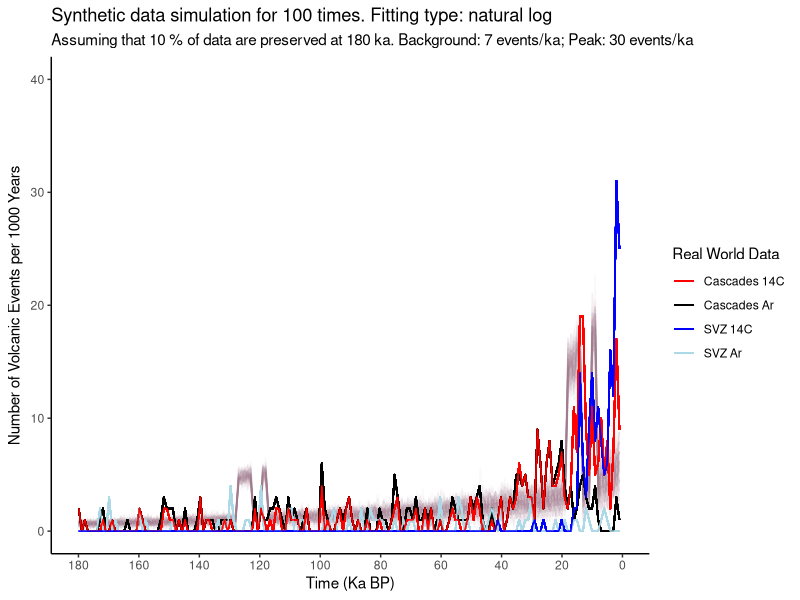

This figure's R source:
## ---- chunk 1
knitr::opts_chunk$set(echo = FALSE, warning=FALSE, message=FALSE)

## ---- chunk 2
synthetic_gen <- function(background, background_sd, peak, peak_sd, ar_uncertainty, degla1_begin, degla1_end, degla2_begin, degla2_end, small, gap){
  
  bg <- background
  pk <- peak
  bgsd <- background_sd
  pksd <- peak_sd
  t1 <- degla1_begin
  t2 <- degla1_end
  t3 <- degla2_begin
  t4 <- degla2_end
  gap <- as.integer(gap)
  
  library(ggplot2)
  
  # Initiating a new data.frame for the synthetic data
  syn <- data.frame(ka = c(1:180))
  syn$yearsBP <- NA
  for (i in 1:nrow(syn)){
    syn$yearsBP[i] <- syn$ka[i] * 1000
  }
  
  # Generating the synthetic data
  # method:
  # 1) Background noise = 5 +/- 4;
  #    The variation is based on the normal distribution
  #    using rnorm(1, mean=5, sd=2) function with as.integer()function
  #    which is: as.integer(rnorm(1, mean=5, sd=2))
  # 2) Peaks at interglacial periods:
  #    when ka -> (14, 18) OR (123, 127)
  # 3) Data at peaks = 30 +/- 5
  #    which is: as.integer(rnorm(1, mean=30, sd=2.5))
  syn$events <- NA
  
  if(small==1){
      for (i in 1:nrow(syn)){
        if(isTRUE(i>=t4 && i<=t3) || isTRUE(i>=t2 && i<=t1)){
            syn$events[i] <- as.integer(rnorm(1, mean=pk, sd=pksd))
            if(syn$events[i] < 0){
              syn$events[i] <- 0
            }
        } else if(isTRUE(i>=(t4-gap) && i<=(t4-gap+1)) || isTRUE(i>=(t2-gap) && i<=(t2-gap+1))){
            syn$events[i] <- as.integer(rnorm(1, mean=pk, sd=pksd))
            if(syn$events[i] < 0){
              syn$events[i] <- 0
            }
        } else {
            syn$events[i] <- as.integer(rnorm(1, mean=bg, sd=bgsd))
            if(syn$events[i] < 0){
              syn$events[i] <- 0
            }
        }
    }
  } else {
    for (i in 1:nrow(syn)){
        if(isTRUE(i>=t4 && i<=t3) || isTRUE(i>=t2 && i<=t1)){
            syn$events[i] <- as.integer(rnorm(1, mean=pk, sd=2.5))
            if(syn$events[i] < 0){
              syn$events[i] <- 0
            }
        } else {
            syn$events[i] <- as.integer(rnorm(1, mean=bg, sd=2))
            if(syn$events[i] < 0){
              syn$events[i] <- 0
            }
        }
    }
  }
  
  # generating temporal uncertainty up to 10% for Argon dating
  for (i in 2:(nrow(syn)-1)){
    x <- runif(1,0,1)
    if(x < ar_uncertainty/2){
      syn$events[i-1] <- syn$events[i-1] * (1 + ar_uncertainty/2)
      syn$events[i] <-  syn$events[i] * (1 - ar_uncertainty/2)
      if(syn$events[i] < 0){
        syn$events[i] <- 0
      }
    } else if (x > (1 - ar_uncertainty/2)) {
      syn$events[i] <- syn$events[i] * (1 + ar_uncertainty/2)
      syn$events[i+1] <-  syn$events[i+1] * (1 - ar_uncertainty/2)
      if(syn$events[i+1] < 0){
        syn$events[i+1] <- 0
      }
    }
  }
  
  
  # plot to see the synthetic data
  
  plot <- ggplot()+
    geom_line(data=syn, aes(x=syn$ka, y=syn$events))+
    scale_x_reverse(limits = c(180, 0),breaks = scales::pretty_breaks(n = 18)) +
    ggtitle("Synthetic data") +
    theme(panel.grid.major = element_blank(), panel.grid.minor = element_blank(),
          panel.background = element_blank(), axis.line = element_line(colour = "black"))+
    labs(y = "Events",
         x = "Ka")
  
  plot
  
  return(syn)
}

## ---- chunk 3
mc_syn <- function(type, p, run, background, background_sd, peak, peak_sd, ar_uncertainty, degla1_begin, degla1_end, degla2_begin, degla2_end, small, gap, plot){
  
  require(stringdist)
  
  #df <- syn
  #p <- 0.1
  #run <- 100
  
  
  bg <- background
  pk <- peak
  bgsd <- background_sd
  pksd <- peak_sd
  t1 <- degla1_begin
  t2 <- degla1_end
  t3 <- degla2_begin
  t4 <- degla2_end
  #type <-"linear"
  cascades_ar<-read.csv(file="realData/cascades_ar.csv", header=TRUE, sep=",")
  svz_ar<-read.csv(file="realData/svz_ar.csv", header=TRUE, sep=",")
  cascades_14c<-read.csv(file="realData/cascades_14c.csv", header=TRUE, sep=",")
  svz_14c<-read.csv(file="realData/svz_14c.csv", header=TRUE, sep=",")
  
  # Initiating the output data frame
  output <- data.frame(ka = c(1:180))
  
  if(type %in% "linear"){
    
    for(mc in 1:run){
      # generate a new synthetic dataset
      df <- synthetic_gen(bg, bgsd, pk, pksd, ar_uncertainty, t1, t2, t3, t4, small, gap)
      
      # calculate the number of events preserved in each time period
      output$nextrun <- NA
      df$prob <- NA
      
      # In the linear case, the fitting curve y = kx + b passes through (0,1) and (180, p)
      # Therefore:
      # b = 1 and 180k + 1 = p
      # solve: k = (p-1)/180
      # And the curve is: y = (p-1) * x / 180 + 1 where y is the prob and x is ka
      # And the number of preserved events is y * df$events[i]
      
      for (i in 1:nrow(output)){
        df$prob[i] <- (p-1) * df$ka[i] / 180 + 1
        output$nextrun[i] <- ((p-1) * output$ka[i] / 180 + 1) * df$events[i]
      }

      
      # set the column name
      names(output)[mc+1] <- paste("Simu",toString(mc), sep = " ", collapse = NULL)

    }
    # plot
    
    if(plot==0){
        maint <- paste("Synthetic data simulation for", toString(run), "times. Fitting type:", type)
        subt <- paste("Assuming that", toString(p*100), "% of data are preserved at 180 ka. Background:", toString(bg), "events/ka; Peak:", toString(pk), "events/ka")
        last <- run + 1
        plot <- ggplot()
        for(i in 2:last){
              gg.data <- data.frame(Time=output[,1], Events=output[,i])
              plot<- plot+
              geom_line(data=gg.data, aes(x=Time, y=Events),size = 0.5, colour="#A67C94", alpha = 0.05) 
            }
    
        plot <- plot + scale_x_reverse(limits = c(180, 0.1),breaks = scales::pretty_breaks(n = 9)) +
        ggtitle(maint, subt) +
        theme(panel.grid.major = element_blank(), panel.grid.minor = element_blank(),
            panel.background = element_blank(), axis.line = element_line(colour = "black"))+
        scale_y_continuous(name = expression("Number of Volcanic Events per 1000 Years"), limits = c(0, 40))+
        labs(y = "Counts",
            x = "Time (Ka BP)",
            colour = "Parameter")
        print(plot)
    } else {
        maint <- paste("Synthetic data simulation for", toString(run), "times. Fitting type:", type)
        subt <- paste("Assuming that", toString(p*100), "% of data are preserved at 180 ka. Background:", toString(bg), "events/ka; Peak:", toString(pk), "events/ka")
        last <- run + 1
        plot <- ggplot()
        for(i in 2:last){
              gg.data <- data.frame(Time=output[,1], Events=output[,i])
              plot<- plot+
              geom_line(data=gg.data, aes(x=Time, y=Events),size = 0.5, colour="#A67C94", alpha = 0.05)+
              geom_freqpoly(data=cascades_ar, aes(x=ka, colour="Cascades Ar"), bins=180)+
              geom_freqpoly(data=svz_ar, aes(x=ka, colour="SVZ Ar"), bins=180)+
              geom_freqpoly(data=cascades_14c, aes(x=ka, colour="Cascades 14C"), bins=180)+
              geom_freqpoly(data=svz_14c, aes(x=ka, colour="SVZ 14C"), bins=180)+
              scale_colour_manual(values = c(
                'Cascades Ar' = 'black',
                'Cascades 14C' = 'red',
                'SVZ Ar' = 'light blue',
                'SVZ 14C' = 'blue'))
            }
    
        plot <- plot + scale_x_reverse(limits = c(180, 0.1),breaks = scales::pretty_breaks(n = 9)) +
        ggtitle(maint, subt) +
        theme(panel.grid.major = element_blank(), panel.grid.minor = element_blank(),
            panel.background = element_blank(), axis.line = element_line(colour = "black"),
            legend.key = element_rect(colour = "white", fill = NA))+
        scale_y_continuous(name = expression("Number of Volcanic Events per 1000 Years"), limits = c(0, 40))+
        labs(y = "Counts",
            x = "Time (Ka BP)",
            colour = "Real World Data")
        print(plot)
          
        }

    
    # return data
    return(output)
    
  } else if (type %in% "inverse"){
    for(mc in 1:run){
      # generate a new synthetic dataset
      df <- synthetic_gen(bg, bgsd, pk, pksd, ar_uncertainty, t1, t2, t3, t4, small, gap)
      
      # calculate the number of events preserved in each time period
      output$nextrun <- NA
      df$prob <- NA
      
      # In the linear case, the fitting curve y = k/(x + b) passes through (0,1) and (180, p)
      # Therefore:
      # b = -k and k/(180 + k) = p
      # solve: k = 180*p/(1 - p)
      # And the curve is: y = (180 * p / (1 - p))/ (x + (180 * p / (1 - p)))
      # where y is the prob and x is ka
      # And the number of preserved events is y * df$events[i]
      
      for (i in 1:nrow(output)){
        df$prob[i] <- (180 * p / (1 - p))/ (df$ka[i] + (180 * p / (1 - p)))
        output$nextrun[i] <- df$prob[i] * df$events[i]
      }
      
      
      # set the column name
      names(output)[mc+1] <- paste("Simu",toString(mc), sep = " ", collapse = NULL)
      
    }
    
    # plot
    if(plot==0){
       maint <- paste("Synthetic data simulation for", toString(run), "times. Fitting type:", type, "proportional")
      subt <- paste("Assuming that", toString(p*100), "% of data are preserved at 180 ka. Background:", toString(bg), "events/ka; Peak:", toString(pk), "events/ka")
      last <- run + 1
      plot <- ggplot()
      for(i in 2:last){
        gg.data <- data.frame(Time=output[,1], Events=output[,i])
        plot<- plot+
          geom_line(data=gg.data, aes(x=Time, y=Events),size = 0.5, colour="#A67C94", alpha = 0.05) 
      }
    
      plot <- plot + scale_x_reverse(limits = c(180, 0.1),breaks = scales::pretty_breaks(n = 9)) +
        ggtitle(maint, subt) +
        theme(panel.grid.major = element_blank(), panel.grid.minor = element_blank(),
              panel.background = element_blank(), axis.line = element_line(colour = "black"),
              legend.key = element_rect(colour = "white", fill = NA))+
        scale_y_continuous(name = expression("Number of Volcanic Events per 1000 Years"), limits = c(0, 40))+
        labs(y = "Counts",
            x = "Time (Ka BP)",
            colour = "Parameter")
      print(plot)
    } else {
       maint <- paste("Synthetic data simulation for", toString(run), "times. Fitting type:", type, "proportional")
      subt <- paste("Assuming that", toString(p*100), "% of data are preserved at 180 ka. Background:", toString(bg), "events/ka; Peak:", toString(pk), "events/ka")
      last <- run + 1
      plot <- ggplot()
      for(i in 2:last){
        gg.data <- data.frame(Time=output[,1], Events=output[,i])
        plot<- plot+
          geom_line(data=gg.data, aes(x=Time, y=Events),size = 0.5, colour="#A67C94", alpha = 0.05)+
          geom_freqpoly(data=cascades_ar, aes(x=ka, colour="Cascades Ar"), bins=180)+
          geom_freqpoly(data=svz_ar, aes(x=ka, colour="SVZ Ar"), bins=180)+
          geom_freqpoly(data=cascades_14c, aes(x=ka, colour="Cascades 14C"), bins=180)+
          geom_freqpoly(data=svz_14c, aes(x=ka, colour="SVZ 14C"), bins=180)+
          scale_colour_manual(values = c(
            'Cascades Ar' = 'black',
            'Cascades 14C' = 'red',
            'SVZ Ar' = 'light blue',
            'SVZ 14C' = 'blue'))
        }
      plot <- plot + scale_x_reverse(limits = c(180, 0.1),breaks = scales::pretty_breaks(n = 9)) +
        ggtitle(maint, subt) +
        theme(panel.grid.major = element_blank(), panel.grid.minor = element_blank(),
              panel.background = element_blank(), axis.line = element_line(colour = "black"),
              legend.key = element_rect(colour = "white", fill = NA))+
        scale_y_continuous(name = expression("Number of Volcanic Events per 1000 Years"), limits = c(0, 40))+
        labs(y = "Counts",
            x = "Time (Ka BP)",
            colour = "Real World Data")
      print(plot)
    }

  } else if (type %in% "log"){
    
    # for convenience in natural log calculation, we use probability of DROPPING instead of KEEPING
    # so we need to initiating a new var called p1
    
    p1 <- 1 - p
    
    for(mc in 1:run){
      # generate a new synthetic dataset
      df <- synthetic_gen(bg, bgsd, pk, pksd, ar_uncertainty, t1, t2, t3, t4, small, gap)
      
      # calculate the number of events preserved in each time period
      output$nextrun <- NA
      df$prob <- NA
      
      # In the natural log case, the fitting curve y = ln(x+b)/k passes through (0,1) and (180, p1)
      # detailed calculation could be found on the github folder named naturalLog.png
      # And the curve is: y = ln(x+1)/(5.198/p1)
      # And the number of preserved events is (1-y) * df$events[i]
      
      for (i in 1:nrow(output)){
        df$prob[i] <- 1- (log(df$ka[i] + 1) / (5.198 / p1))
        output$nextrun[i] <- df$prob[i] * df$events[i]
      }
      
      
      # set the column name
      names(output)[mc+1] <- paste("Simu",toString(mc), sep = " ", collapse = NULL)
      
    }
    # plot
    
    if(plot==0){
          maint <- paste("Synthetic data simulation for", toString(run), "times. Fitting type: natural", type)
          subt <- paste("Assuming that", toString(p*100), "% of data are preserved at 180 ka. Background:", toString(bg), "events/ka; Peak:", toString(pk), "events/ka")
          last <- run + 1
          plot <- ggplot()
          for(i in 2:last){
              gg.data <- data.frame(Time=output[,1], Events=output[,i])
              plot<- plot+
              geom_line(data=gg.data, aes(x=Time, y=Events),size = 0.5, colour="#A67C94", alpha = 0.05) 
            }
    
          plot <- plot + scale_x_reverse(limits = c(180, 0.1),breaks = scales::pretty_breaks(n = 9)) +
          ggtitle(maint, subt) +
          theme(panel.grid.major = element_blank(), panel.grid.minor = element_blank(),
              panel.background = element_blank(), axis.line = element_line(colour = "black"))+
              scale_y_continuous(name = expression("Number of Volcanic Events per 1000 Years"), limits = c(0, 40))+
              labs(y = "Counts",
                   x = "Time (Ka BP)",
                  colour = "Parameter")
          print(plot)
    } else {
          maint <- paste("Synthetic data simulation for", toString(run), "times. Fitting type: natural", type)
          subt <- paste("Assuming that", toString(p*100), "% of data are preserved at 180 ka. Background:", toString(bg), "events/ka; Peak:", toString(pk), "events/ka")
          last <- run + 1
          plot <- ggplot()
          for(i in 2:last){
              gg.data <- data.frame(Time=output[,1], Events=output[,i])
              plot<- plot+
              geom_line(data=gg.data, aes(x=Time, y=Events),size = 0.5, colour="#A67C94", alpha = 0.05)+
              geom_freqpoly(data=cascades_ar, aes(x=ka, colour="Cascades Ar"), bins=180)+
              geom_freqpoly(data=svz_ar, aes(x=ka, colour="SVZ Ar"), bins=180)+
              geom_freqpoly(data=cascades_14c, aes(x=ka, colour="Cascades 14C"), bins=180)+
              geom_freqpoly(data=svz_14c, aes(x=ka, colour="SVZ 14C"), bins=180)+
              scale_colour_manual(values = c(
                'Cascades Ar' = 'black',
                'Cascades 14C' = 'red',
                'SVZ Ar' = 'light blue',
                'SVZ 14C' = 'blue'))
           }
    
          plot <- plot + scale_x_reverse(limits = c(180, 0.1),breaks = scales::pretty_breaks(n = 9)) +
          ggtitle(maint, subt) +
          theme(panel.grid.major = element_blank(), panel.grid.minor = element_blank(),
              panel.background = element_blank(), axis.line = element_line(colour = "black"),
              legend.key = element_rect(colour = "white", fill = NA))+
              scale_y_continuous(name = expression("Number of Volcanic Events per 1000 Years"), limits = c(0, 40))+
              labs(y = "Counts",
                   x = "Time (Ka BP)",
                  colour = "Real World Data")
          print(plot)
    }

    
    # return data
    return(output)
    
  } else {
    error <- "Fitting curve options: linear, log or inverse"
    print(error)
    return(NA)
  }
  
  
}
## ---- chunk 4
setwd("~/Documents/github/synthetic_svz")
# Set the working directory to one level above the folder containing real world data csv files

result <- mc_syn("log", 0.1, 100, 7, 2, 30, 2.5, 0.1, 127, 123, 18, 14, 1, 5, 1)
